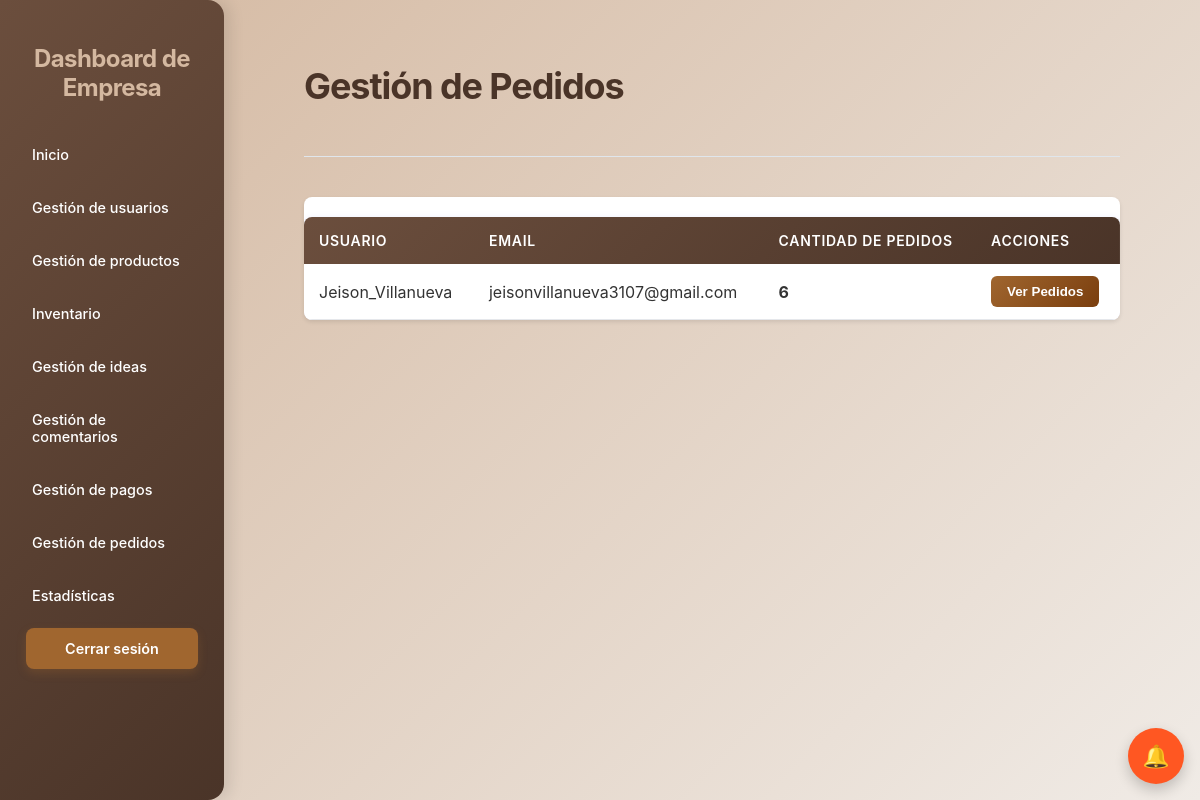
/gestion-pedidos/ (signed in), run on the app's committed database.
### core/models.py (models this page shows, shortened)
class UserClientes(models.Model):
    usernameCliente = models.CharField(max_length=100, unique=True)
    passwordCliente = models.CharField(max_length=100)
    email = models.EmailField(max_length=100, blank=True)
    is_active = models.BooleanField(default=True)
    last_modified = models.DateTimeField(auto_now=True)
    status_changed_at = models.DateTimeField(null=True, blank=True)
    fecha_registro = models.DateTimeField(auto_now_add=True, null=True, blank=True)
    foto_perfil = models.ImageField(upload_to='uploads/perfiles/', blank=True, null=True)
    two_factor_enabled = models.BooleanField(default=False)
    two_factor_secret = models.CharField(max_length=32, blank=True, null=True)
    nombre_completo = models.CharField(max_length=200, blank=True, null=True)
    cedula = models.CharField(max_length=20, blank=True, null=True)
    telefono = models.CharField(max_length=20, blank=True, null=True, validators=[RegexValidator(r'^\d{7,15}$', 'Ingrese un número de teléfono válido (solo números, 7-15 dígitos)')])
    direccion = models.CharField(max_length=300, blank=True, null=True)
    ciudad = models.CharField(max_length=100, blank=True, null=True)
    departamento = models.CharField(max_length=100, blank=True, null=True)
    codigo_postal = models.CharField(max_length=10, blank=True, null=True)

### Empresas/views.py (the view)
# urls.py: path('gestion-pedidos/', views.gestion_pedidos_view, name='gestion_pedidos'),
@empresa_login_required
def gestion_pedidos_view(request):
    from django.db.models import Count
    clientes_con_pedidos = UserClientes.objects.filter(
        pedidos__isnull=False
    ).annotate(
        cantidad_pedidos=Count('pedidos')
    ).order_by('-cantidad_pedidos')
    context = {
        'clientes_con_pedidos': clientes_con_pedidos,
    }
    return render(request, 'Empresas/gestion_pedidos.html', context)

### Empresas/views.py (called while the page is built)
def empresa_login_required(view_func):
    @wraps(view_func)
    def wrapper(request, *args, **kwargs):
        if 'empresa_id' not in request.session:
            messages.warning(request, 'Debe iniciar sesión para acceder a esta página.')
            return redirect('loginEmpresa_login')
        return view_func(request, *args, **kwargs)
    return wrapper

### core/context_processors.py (called while the page is built, shortened)
def idea_notifications(request):
    username_cliente = request.session.get('usernameCliente')
    username_empresa = request.session.get('usernameEmpresa')
    has_notif = False
    try:
        if username_cliente:
            has_notif = MensajeIdea.objects.filter(
                idea__autor=username_cliente,
                remitente_tipo='empresa',
                leido=False
            ).exists()
    except Exception as e:
        print(f"Error en idea_notifications: {str(e)}")
        has_notif = False
    return {
        'has_idea_notifications': has_notif
    }

### Empresas/templates/Empresas/gestion_pedidos.html (shortened to what this page needs)
<!DOCTYPE html>
<html lang="es">
<head>
    {% load static %}
    <link rel="stylesheet" href="{% static 'Empresas/css/styles3.css' %}">
    <link rel="stylesheet" href="{% static 'Empresas/css/pedidos.css' %}">
    <link rel="stylesheet" href="{% static 'Empresas/css/dashboard_responsive.css' %}">
</head>
<body>
    <div class="dashboard-container">
        <aside>
            <h2>Dashboard de Empresa</h2>
            <nav>
                <ul>
                    <li><a href="{% url 'dashboardEmpresa' %}">Inicio</a></li>
                    <li><a href="{% url 'usuarios' %}">Gestión de usuarios</a></li>
                    <li><a href="{% url 'GestiProductos' %}">Gestión de productos</a></li>
                    <li><a href="{% url 'inventario' %}">Inventario</a></li>
                    <li><a href="{% url 'empresa_ideas' %}">Gestión de ideas</a></li>
                    <li><a href="{% url 'empresa_comentarios' %}">Gestión de comentarios</a></li>
                    <li><a href="{% url 'gestion_pagos' %}">Gestión de pagos</a></li>
                    <li><a href="{% url 'gestion_pedidos' %}">Gestión de pedidos</a></li>
                    <li><a href="{% url 'estadisticas' %}">Estadísticas</a></li>
                </ul>
            </nav>
            <a href="{% url 'logout' %}" class="logout-button">Cerrar sesión</a>
        </aside>
        <main>
            <header>
                <h1>Gestión de Pedidos</h1>
            </header>
            {% if clientes_con_pedidos %}
                <div class="tabla-clientes">
                    <table>
                        <thead>
                            <tr>
                                <th>Usuario</th>
                                <th>Email</th>
                                <th>Cantidad de Pedidos</th>
                                <th>Acciones</th>
                            </tr>
                        </thead>
                        <tbody>
                            {% for cliente in clientes_con_pedidos %}
                            <tr>
                                <td>{{ cliente.usernameCliente }}</td>
                                <td>{{ cliente.email }}</td>
                                <td><strong>{{ cliente.cantidad_pedidos }}</strong></td>
                                <td>
                                    <button class="btn-ver-pedidos" onclick="verPedidosCliente({{ cliente.id }}, '{{ cliente.usernameCliente }}')">
                                        Ver Pedidos
                                    </button>
                                </td>
                            </tr>
                            {% endfor %}
                        </tbody>
                    </table>
                </div>
            {% else %}
                <div class="no-datos">
                    No hay pedidos registrados aún.
                </div>
            {% endif %}
        </main>
    </div>
{% load static %}
<link rel="stylesheet" href="{% static 'core/css/floating.css' %}">
<link rel="stylesheet" href="{% static 'core/css/notificaciones.css' %}">
<a id="floating-notif-btn-empresa" class="floating-btn floating-notif" style="display: flex;" title="Notificaciones" onclick="event.preventDefault(); abrirNotificaciones();">
    <span class="fb-icon">🔔</span>
</a>
{% include 'core/modal_notificaciones.html' %}
</body>
</html>

### Empresas/static/Empresas/css/styles3.css (style rules this page uses)
body { font-family: 'Inter', sans-serif; background: linear-gradient(135deg, #D4B8A0 0%, #f0ebe6 100%); margin: 0; padding: 0; }
.dashboard-container { min-height: 100vh; display: flex; }
aside { background: linear-gradient(135deg, #6B4E3D, #4A3428); color: #ffffff; padding: 1.5rem 1rem; border-top-right-radius: 1rem; border-bottom-right-radius: 1rem; box-shadow: 6px 0 15px rgba(0, 0, 0, 0.1); display: flex; flex-direction: column; width: 14rem; min-width: 14rem; max-width: 14rem; height: 100vh; position: fixed; left: 0; top: 0; overflow-y: auto; flex-shrink: 0; }
aside nav { flex-grow: 0; }
aside nav ul { list-style: none; padding: 0; margin: 0; }
aside h2 { font-size: 1.5rem; font-weight: 700; margin-bottom: 2rem; color: #D4B8A0; letter-spacing: -0.025em; text-align: center; }
aside nav ul li { margin-bottom: 0.75rem; }
aside nav ul li a { display: flex; align-items: center; padding: 0.75rem 1rem; border-radius: 0.5rem; transition: background-color 0.3s ease, color 0.3s ease, transform 0.2s ease; color: #ffffff; text-decoration: none; font-weight: 500; font-size: 0.9rem; }
.logout-button { display: block; width: 90%; margin: 0 auto; text-align: center; padding: 0.75rem 1rem; background-color: #A0662F; color: white; font-weight: 600; font-size: 0.9rem; border-radius: 0.5rem; transition: background-color 0.3s ease, transform 0.2s ease; box-shadow: 0 4px 10px rgba(160, 102, 47, 0.3); text-decoration: none; }
main { flex-grow: 1; padding: 2.5rem 5rem 6rem 5rem; overflow-y: visible; margin-left: 14rem; min-height: 100vh; width: calc(100% - 14rem); box-sizing: border-box; }
main header { margin-bottom: 2.5rem; display: flex; justify-content: space-between; align-items: center; padding-bottom: 1.5rem; border-bottom: 1px solid #e0e6ec; max-width: 1400px; }
main h1 { font-size: 2.25rem; font-weight: 700; color: #4A3428; letter-spacing: -0.03em; }
table { width: 100%; border-collapse: collapse; margin-top: 20px; box-shadow: 0 2px 8px rgba(0, 38, 255, 0.1); background-color: #fff; border-radius: 8px; overflow: hidden; }
thead { background: linear-gradient(135deg, #6B4E3D, #4A3428); color: #fff; }
th { padding: 1rem; text-align: left; font-weight: 600; text-transform: uppercase; font-size: 0.875rem; letter-spacing: 0.05em; }
tbody tr { border-bottom: 1px solid #e0e6ec; }
td { padding: 1rem; color: #333; }
td:last-child { white-space: nowrap; }
@media (min-width: 1200px) { main { max-width: 1600px; } }

### Empresas/static/Empresas/css/pedidos.css (style rules this page uses)
.tabla-clientes { width: 100%; background: white; border-radius: 8px; overflow: hidden; box-shadow: 0 2px 4px rgba(0,0,0,0.1); margin-top: 20px; }
.tabla-clientes table { width: 100%; border-collapse: collapse; }
.tabla-clientes thead { background: linear-gradient(135deg, #6B4E3D, #4A3428); color: white; }
.tabla-clientes th { padding: 15px; text-align: left; font-weight: 600; }
.tabla-clientes td { padding: 12px 15px; border-bottom: 1px solid #e5e7eb; }
.btn-ver-pedidos { padding: 8px 16px; background: linear-gradient(135deg, #A0662F, #7A3E0E); color: white; border: none; border-radius: 6px; cursor: pointer; font-weight: 600; transition: all 0.3s; }

### Empresas/static/Empresas/css/dashboard_responsive.css (style rules this page uses)
html { overflow-x: hidden; width: 100%; max-width: 100vw; }
body { overflow-x: hidden; width: 100%; max-width: 100vw; }
* { box-sizing: border-box; }

### static/core/css/floating.css (style rules this page uses)
.floating-btn { pointer-events: auto !important; display: flex !important; align-items: center !important; justify-content: center !important; position: fixed !important; width: 56px !important; height: 56px !important; border-radius: 50% !important; background: #A0662F !important; color: white !important; text-decoration: none !important; box-shadow: 0 6px 14px rgba(0,0,0,0.2) !important; transition: transform .15s ease, opacity .15s ease !important; }
.floating-btn .fb-icon { font-size: 22px; }
.floating-notif { position: fixed !important; bottom: 16px !important; right: 16px !important; background: #ff5722 !important; z-index: 10002 !important; display: flex !important; }

### data on the page
UserClientes: usernameCliente "Jeison_Villanueva", email "jeisonvillanueva3107@gmail.com", cantidad_pedidos "6"
